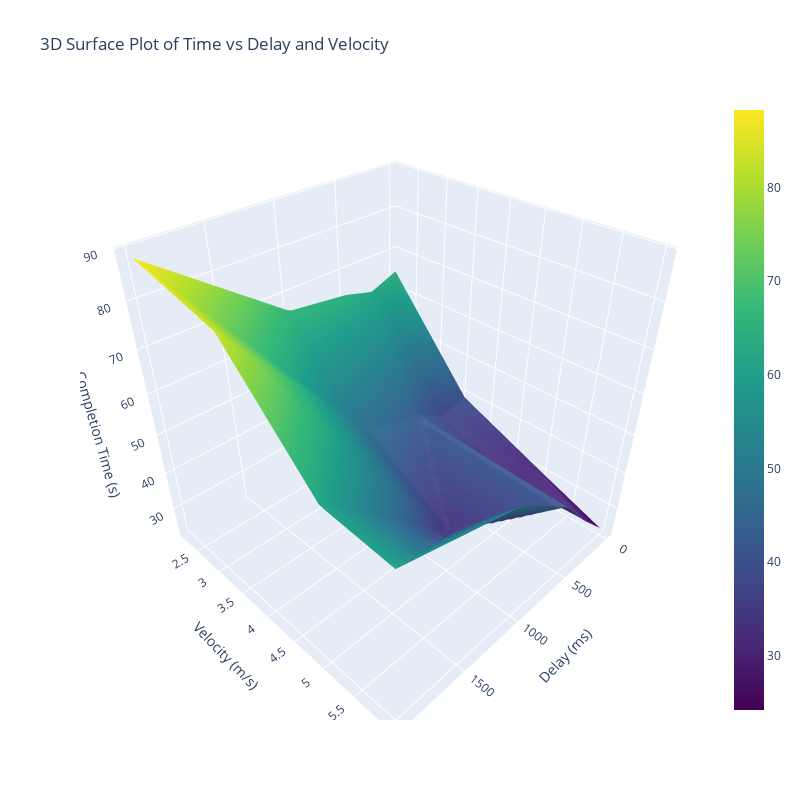

The code cell stored with this chart in its notebook:
### Markdown cell above
# Create a 3d plot

### Code cell
# Create an interactive 3d surface plot using Plotly Express to visualize the relationship between Time, Delay, and Velocity
# Create a meshgrid for Delay and Velocity
delay = np.linspace(data['Delay(ms)'].min(), data['Delay(ms)'].max(), 50)
velocity = np.linspace(data['Velocity(m/s)'].min(), data['Velocity(m/s)'].max(), 50)
delay_grid, velocity_grid = np.meshgrid(delay, velocity)

# Interpolate Time(s) values on the meshgrid
time_grid = griddata((data['Delay(ms)'], data['Velocity(m/s)']), data['Time(s)'], (delay_grid, velocity_grid), method='linear')

# Create a 3D surface plot using Plotly
fig = go.Figure(data=[go.Surface(z=time_grid, x=delay_grid, y=velocity_grid, colorscale='viridis')])
fig.update_layout(scene=dict(xaxis_title='Delay (ms)', yaxis_title='Velocity (m/s)', zaxis_title='Completion Time (s)'),)
fig.update_layout(title='3D Surface Plot of Time vs Delay and Velocity', autosize=False, width=800, height=800)
fig.show()

### Figure 1 — Plotly figure (JSON) as saved in the notebook; plotly's stock layout.template omitted (floating-point values rounded to 4 significant figures; data arrays with more than 128 entries replaced by an {"elided": "..."} marker saying what was removed)
{"data": [{"colorscale": [[0, "#440154"], [0.1111, "#482878"], [0.2222, "#3e4989"], [0.3333, "#31688e"], [0.4444, "#26828e"], [0.5556, "#1f9e89"], [0.6667, "#35b779"], [0.7778, "#6ece58"], [0.8889, "#b5de2b"], [1, "#fde725"]], "type": "surface", "x": {"elided": "50x50 float values"}, "y": {"elided": "50x50 float values"}, "z": {"elided": "50x50 float values"}}], "layout": {"autosize": false, "height": 800, "scene": {"xaxis": {"title": {"text": "Delay (ms)"}}, "yaxis": {"title": {"text": "Velocity (m/s)"}}, "zaxis": {"title": {"text": "Completion Time (s)"}}}, "title": {"text": "3D Surface Plot of Time vs Delay and Velocity"}, "width": 800}}
